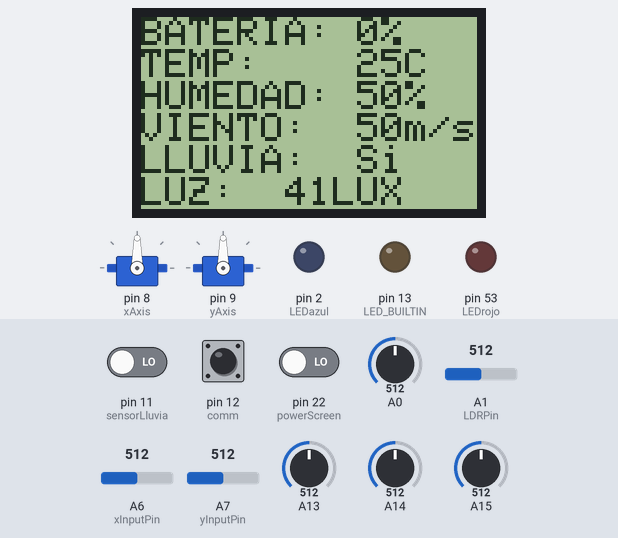
The sketch below on a simulated Arduino Mega 2560, built with avr-gcc and run on an emulated ATmega2560. On the bench: 84×48 one-colour display, 2 × servo, output pins drawn as LEDs (lit = HIGH). The inputs (shaded band) are chosen by the test bench; at power-on: pin 11 (sensorLluvia) LOW, pin 12 (comm) HIGH, pin 22 (powerScreen) LOW, A0 = 512, A1 (LDRPin) = 512, A6 (xInputPin) = 512, A7 (yInputPin) = 512, A13 = 512, A14 = 512, A15 = 512. The display library's start-up logo is not drawn; EEPROM starts erased; what the sketch prints to the serial monitor is not drawn.

Above: at 22.5 s.
At 110.8 s:
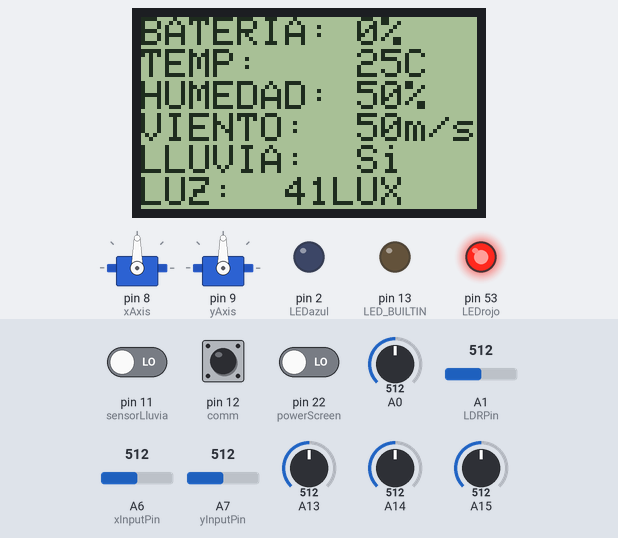
Timing chart, 0 to 112.3 s (numbered marks = the images above):
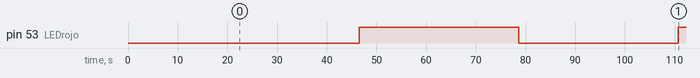

The sketch:

meteor.ino
```cpp
#include <Adafruit_PCD8544.h>
#include <avr/io.h>
#include <util/delay.h>
#include <math.h>
#include <stdio.h>
#include <EEPROM.h>
#include <Servo.h>
#include "LowPower.h"
//#include "ThingsBoard.h"

#define THINGSBOARD_SERVER "demo.thingsboard.io"

//definicion de pines
const int LEDazul=2;
const int LEDrojo=53;
const int comm=12;
const int powerScreen = 22;
const int sensorLluvia = 11;
const int xInputPin = 6;
const int yInputPin = 7;

// definimos LCD
Adafruit_PCD8544 display = Adafruit_PCD8544(7, 5, 6, 4, 8);
#define NUMFLAKES 10
#define XPOS 0
#define YPOS 1
#define DELTAY 2

// Address de EEPROM
int addr = 0;

//definicion de parametros necesarios para las ecuaciones de S-H para estimar la temperatura a partir del termistor
float R1 = 100000; //resistencia de 100k en serie con el termistor.
float logR2, R2, TEMPERATURA;
float c1 = 0.8586139205e-03, c2 = 2.059709585e-04, c3 = 0.8130635267e-07; //coeficientes de steinhart-hart, obtenidos de: https://www.thinksrs.com/downloads/programs/Therm%20Calc/NTCCalibrator/NTCcalculator.htm

//TEMP
int valorTermistor;
int tempDisplay;
#define TOKEN_TEMP "a9Ggq3euSFkiqrHOaraF"


//HUMEDAD
int valorHumedad;
float humedadNormalizada;
int humedadDisplay;

//VIENTO
int valorViento;
float vientoNormalizado;
int vientoDisplay;
float vientoVolts;
float vientoVelocidad;

//BATERIA
int valorBateria;
float bateriaNormalizada;
int bateriaDisplay;
float bateriaVolts;

//LLUVIA
int valorLluvia;
float lluviaNormalizada;
int lluviaDisplay;

//LUZ
int valorLuz;
float luzNormalizada;
int luzDisplay;

const long A = 500;     //Resistencia en oscuridad en KΩ
const int B = 12.5;        //Resistencia a la luz (10 Lux) en KΩ
const int Rc = 10;       //Resistencia calibracion en KΩ
const int LDRPin = A1;   //Pin del LDR
int V;
int ilum;


// Variables para contar tiempo
unsigned long startTime;
unsigned long startTimeGeneral;
unsigned long currentTime;
unsigned long currentTimeGeneral;
const unsigned long tenMin = 600000; //10 minutos en ms
unsigned int timerStartEnable = 1;

// Configuracion de servomotores
Servo xAxis;
Servo yAxis;
int xInput;
int yInput;

int contador = 0;
int contador2 = 0;
int parpadeos = 0;
int flag = 0;

void hart(){ //uiliza una ecuacion para estimar la temperatura de acuerdo a la resistencia del termistor
  R2 = R1 * (1023.0 / (float)valorTermistor - 1.0);
  logR2 = log(R2);
  TEMPERATURA = (1.0 / (c1 + c2*logR2 + c3*logR2*logR2*logR2)); //ecuacion de S-H, da temperatura en kelvin
  TEMPERATURA = TEMPERATURA -273.15; //convertimos a grados centigrados la temperatura
}

void blink(){ //parpadea el led integrado
  //led parpadea una vez cada vez que inicia el loop
  digitalWrite(LED_BUILTIN, HIGH);
  delay(300);
  digitalWrite(LED_BUILTIN, LOW);
  delay(300);
}

void battery_low(){ //se comprueba si la bateria esta en un nivel que se considera como "bateria baja" y se activa una alerta y el modo de bajo consumo
  if (bateriaDisplay <= 25){ //11.94V es el 25% de la bateria segun el fabricante

  LowPower.idle(SLEEP_8S, ADC_OFF, TIMER5_OFF, TIMER4_OFF,
                TIMER3_OFF, TIMER2_OFF, TIMER1_OFF, TIMER0_OFF, SPI_OFF,
                USART3_OFF, USART2_OFF, USART1_OFF, USART0_OFF, TWI_OFF); //entra en modo bajo consumo

    if (flag < 3){
      flag++;
    }
    else{
      flag = 0;
      digitalWrite(LEDrojo, !digitalRead(LEDrojo));
    }
  }
  else{
    digitalWrite(LEDrojo, LOW);
  }
}

void display_refresh(){ // Se muestan los datos en la pantalla si el switch de powerScreen esta cerrado
  if(digitalRead(powerScreen) == LOW){
      display.setCursor(0,0);
      display.print("BATERIA: ");
      display.print(bateriaDisplay);
      display.println("%");
      display.print("TEMP:    ");
      display.print(tempDisplay);
      display.println("C");
      display.print("HUMEDAD: ");
      display.print(humedadDisplay);
      display.println("%");
      display.print("VIENTO:  ");
      display.print(vientoDisplay);
      display.println("m/s");
      display.print("LLUVIA:  ");
      if(lluviaDisplay == 1){
        display.println("Si");
      }else{
        display.println("No");
      }
      display.print("LUZ:  ");
      display.print(ilum);
      display.println("LUX");
  }
  display.display();
  display.clearDisplay();
}

void serial_refresh(){ //se refresca el serial si el el switch de comm esta cerrado
  if(digitalRead(comm) == LOW){
    if(timerStartEnable == 1){
      startTime = millis();
      timerStartEnable = 0;
      }
    currentTime = millis();
    if(currentTime - startTime >= tenMin){
      Serial.print(bateriaDisplay);
      Serial.print(",");
      Serial.print(tempDisplay);
      Serial.print(",");
      Serial.print(humedadDisplay);
      Serial.print(",");
      Serial.print(vientoDisplay);
      Serial.print(",");
      if(lluviaDisplay == 1){
        Serial.print("Si");
      }else{
        Serial.print("No");
      }
      Serial.print(",");
      Serial.println(ilum);
      timerStartEnable = 1;
    }
  }
}

void rainCheck(){
  if(digitalRead(sensorLluvia) == LOW){
    lluviaDisplay = 1;
  }else{
    lluviaDisplay = 0;
  }
}

void memoryVerify(){
  if (addr == EEPROM.length()) {
      addr = 0;
      for (int i = 0 ; i < EEPROM.length() ; i++) {
        EEPROM.write(i, 0);
      }
    }
}

void panelAdjust(){
  xInput = analogRead(xInputPin);
  yInput = analogRead(yInputPin);

  xInput = map(xInput, 0, 1023, 0, 180);
  yInput = map(yInput, 0, 1023, 0, 180);

  xAxis.write(round(xInput));
  yAxis.write(round(yInput));
}

void memoryWrite(){
  currentTimeGeneral = millis();
  if(currentTimeGeneral - startTimeGeneral >= tenMin/2){

    memoryVerify();
    EEPROM.write(addr, tempDisplay);
    ++addr;

    memoryVerify();
    EEPROM.write(addr, humedadDisplay);
    ++addr;

    memoryVerify();
    EEPROM.write(addr, luzDisplay);
    ++addr;

    memoryVerify();
    EEPROM.write(addr, vientoDisplay);
    ++addr;

    memoryVerify();
    EEPROM.write(addr, lluviaDisplay);
    ++addr;
    startTimeGeneral = currentTimeGeneral;
  }
}

void setup() { // se realiza el setup
  Serial.begin(9600);
  Serial.println("PCD test");
  display.begin();
  display.setContrast(75);
  display.display(); // show splashscreen
  delay(500);
  display.clearDisplay();   // clears the screen and buffer
  display.setTextSize(1);
  display.setTextColor(BLACK);

  //configuracion de pines como salida
  pinMode(LED_BUILTIN, OUTPUT);
  pinMode(LEDazul, OUTPUT);
  pinMode(LEDrojo, OUTPUT);
  pinMode(comm, INPUT);
  pinMode(powerScreen, INPUT);
  pinMode(sensorLluvia, INPUT);

  // Configuracion de servomotores
  xAxis.attach(8, 1000, 2000);
  yAxis.attach(9, 1000, 2000);

  //Timer de inicio de ejcuccion
  startTimeGeneral = millis();

  // Ponemos memoria EEPROM en ceros
  for (int i = 0 ; i < EEPROM.length() ; i++) {
        EEPROM.write(i, 0);
      }
}

void loop() { // loop infinito

  if (digitalRead(comm) == HIGH){
    digitalWrite(LEDazul, LOW);
    parpadeos = 0;
    contador = 0;
    contador2 = 0;
  }

  //El led del pin 2 parpadea 5 veces y se apaga por un periodo antes de volver a parpadear 5 veces, con esto evitamos usar delays y que se retrase en recorrer el loop
  if (digitalRead(comm) == LOW){
    if (parpadeos < 10){
      if (contador < 10){
        contador = contador + 1;
      }
      else{
        digitalWrite(LEDazul, !digitalRead(LEDazul)); //toggle
        parpadeos = parpadeos + 1;
        contador = 0;
      }
    }
    else{
      if (contador2 < 90){
        contador2 = contador2 + 1;
      }
      else{
        contador2 = 0;
        parpadeos = 0;
      }
    }
  }

  V = analogRead(LDRPin);
  ilum = ((long)V*A*10)/((long)B*Rc*(1024-V)); //ecuacion tomada de https://aprendiendoarduino.wordpress.com/tag/ldr/

  //toma valores para el sensor de temperatura
  valorTermistor = analogRead(A0); //leemos el voltaje que entra al pin A0, valor de 0 a 1023
  hart();
  tempDisplay = round(TEMPERATURA); //convertimos el valor de 10 bits (0-1023) a un valor acorde al voltaje (0V-5V)

  //toma valores para el sensor de humedad
  valorHumedad = analogRead(A15); //leemos el voltaje que entra al pin A15, valor de 0 a 1023
  humedadNormalizada = valorHumedad/10.23; //convertimos el valor de 10 bits (0-1023) a un valor normalizado (0%-100%)
  humedadDisplay = round(humedadNormalizada); //se redondea para no mostrar decimales en la pantalla

  //toma valores para el sensor de viento
  valorViento = analogRead(A14); //leemos el voltaje que entra al pin A14, valor de 0 a 1023
  vientoNormalizado = valorViento/10.23; //convertimos el valor de 10 bits (0-1023) a un valor normalizado (0%-100%)
  vientoVolts = valorViento/204.6; //convertimos la velocidad del viento a un valor de voltaje de 0-5V

  vientoVelocidad = (vientoVolts)*1000/(1.525*32.4); //base de la ecuación obtenida de https://mstore.ibda3vision.com/index.php?route=product/product&product_id=365
  vientoDisplay = vientoVelocidad;

  //vientoDisplay = round(vientoNormalizado); //se redondea para no mostrar decimales en la pantalla

  //toma valores para el nivel de la batería
  valorBateria = analogRead(A13)-926; //leemos el voltaje que entra al pin A13, valor de 0 a 1023 -> 0 a 96
  bateriaNormalizada = valorBateria/0.96; //convertimos el valor de 10 bits (0-1023) a un valor normalizado (0%-100%)

  if (bateriaNormalizada >= 0){
    bateriaDisplay = round(bateriaNormalizada); //se redondea para no mostrar decimales en la pantalla
  }else{
    bateriaDisplay = 0;
  }

  //bateriaVolts = valorBateria/79.6728972; //valor entre 0 y 12.84V

  battery_low();
  rainCheck();
  memoryWrite();
  panelAdjust();
  serial_refresh();
  display_refresh();

  //tb.sendTelemetryInt("temperature", 22);
  //tb.sendTelemetryFloat("humidity", 42.5);

  //tb.loop();
}
```

Measured:
- by itself, pin 53 (LEDrojo): LOW → HIGH at 46.5 s, → LOW 32.1 s later, → HIGH 32.1 s later
